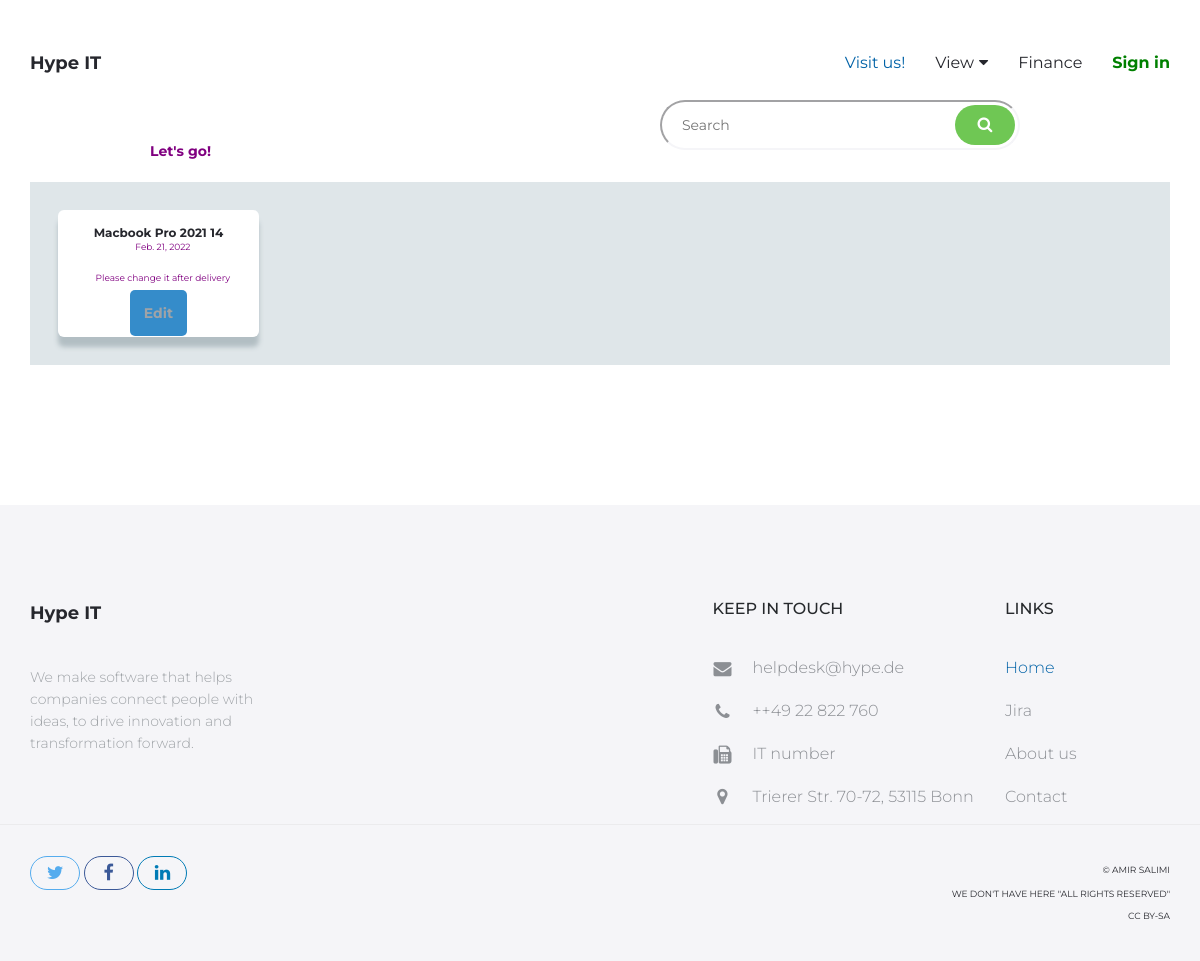
The page /step/warehouse/ on the database its author committed.
### step/models.py (models this page shows, shortened)
class Warehouse(models.Model):
    device = models.ForeignKey(to=Pc, on_delete=models.PROTECT)
    orderer = models.ForeignKey(to=User, on_delete=models.PROTECT)
    price = models.IntegerField()
    orderDate = models.DateField()
    next_step = (
        (1,'Not delivered'),(2,'Got it'),(3,'Idle'),(4,'Wait for the upgrade'),(5,'Wait for repairs'),(6,'Other'),
    )
    status = models.IntegerField(choices=next_step, default=1)
    serialNumber = models.CharField(max_length=50, default='Please change it after delivery')
    comment = models.TextField(blank=True)

### device/models.py (models this page shows)
class Pc(models.Model):
    nickName = models.CharField(max_length=100)
    brand = models.ForeignKey(to='Brand', on_delete=models.PROTECT)
    os = models.ForeignKey(to='Os', on_delete=models.PROTECT)
    type_of_device = (
        (1,'Laptop'),(2,'NUC'),(3,'Server'),(4,'PC'),(5,'All-in-One'),(6,'Other'),
    )
    type = models.IntegerField(choices= type_of_device)
    cpu = models.ForeignKey(to='Cpu', on_delete=models.PROTECT)
    ram = models.ForeignKey(to='Ram', on_delete=models.PROTECT)
    vga = models.ForeignKey(to='Vga', on_delete=models.PROTECT)
    storage = models.CharField(max_length=50)
    display = models.CharField(max_length=50, blank=True)
    other = models.TextField(blank=True)
    def __str__(self):
        return self.nickName

### step/views.py (the view)
# urls.py: path('warehouse/', views.warehouseTaskView),
def warehouseTaskView(request):
    ready = Warehouse.objects.filter(status = 1)
    context = {
        'ready' : ready
    }
    return render(request, 'step/task/warehouse_task.html', context)

### step/templates/step/task/warehouse_task.html (shortened to what this page needs)
{% extends 'account/index.html' %}
{% load widget_tweaks %}
{% block body %}
<main id="main" class="site-main">
    <section class="site-section section-ui-elements">
        <form class="form-group" method="POST" action="{% url 'search-prepared' %}">
            <input type="search" class="aform-control" placeholder="Search" name="searched">
            <button class="btn btn-green" type="submit"><i class="fa fa-search" aria-hidden="true"></i></button>
        </form> <br><br>
        <p style="margin-left: 150px; color: purple; font-weight: bold;">Let's go!</p>
        <div class="container">
            <br class="typography">
            <section class="ainfo-list">
                <div class="aaabox-container">
                    {% if ready %}
                    {% for rg in ready %}
                    <div class="abox">
                        <div class="aname" style="font-size: 12px;">{{ rg.device }}</div>
                        <div class="atext" style="font-size: 9px; color: purple;">{{ rg.orderDate }}</div>
                        <div class="atext" style="font-size: 9px; color: purple;">{{ rg.serialNumber }}</div>
                        <div>
                            <a class="aedit-button" href="/step/edit/{{ rg.id }}">Edit</a>
                        </div>
                    </div>
                    {% endfor %}
                    {% else %}
                    <p style="text-align: center; font-weight: bold; color: green;">Congratulations!<br>There is no
                        task.</p>
                    {% endif %}
                </div>
            </section>
        </div>
    </section>
</main>
{% endblock %}

### account/static/account/css/style.css (style rules this page uses)
a { transition: all 0.25s ease-in-out; -moz-transition: all 0.25s ease-in-out; -webkit-transition: all 0.25s ease-in-out; -o-transition: all 0.25s ease-in-out; -ms-transition: all 0.25s ease-in-out; cursor: pointer; color: #9fa3a7; }
p { margin-bottom: 0; font-size: 14px; font-weight: 300; color: #9fa3a7; line-height: 22px; }
.btn { line-height: 50px; min-width: 200px; font-size: 16px; font-weight: 300; border: 0; border-radius: 50px; color: #26272d; background-color: #fff; padding: 0; transition: color 0.25s ease-in-out, background-color 0.25s ease-in-out; -moz-transition: color 0.25s ease-in-out, background-color 0.25s ease-in-out; -webkit-transition: color 0.25s ease-in-out, background-color 0.25s ease-in-out; -o-transition: color 0.25s ease-in-out, background-color 0.25s ease-in-out; -ms-transition: color 0.25s ease-in-out, background-color 0.25s ease-in-out; }
.btn-green { background-color: #6fc754; color: #fff; }
.form-group { position: relative; margin: 0 auto; width: 100%; right: 15%; }
.form-group .btn { position: absolute; top: 5px; right: 5px; line-height: 40px; min-width: 60px; font-size: 16px; border-radius: 25px; }
html, body { width: 100%; height: 100%; margin: 0; padding: 0; font-family: 'Montserrat', sans-serif; color: #26272d; }
.site-section { padding: 100px 0 140px; }

### account/static/account/css/mystyle.css (style rules this page uses)
.ainfo-list { background-color: #dfe6e9; padding: 2em; }
.ainfo-list .abox { background-color: white; border-radius: 6px; padding: 1em; box-shadow: 0px 10px 5px #b2bec3; text-align: center; }
.abox .aname { font-size: 18px; font-weight: bold; }
.abox .atext { text-align: center; margin-left: 1em; margin-bottom: 2em; }
.aedit-button { background-color: #358cca; border: none; padding: 1em; border-radius: 5px; font-weight: bold; width: 50%; }
.aform-control { border-radius: 25px; height: 50px; padding: 15px 20px; border-color: #f5f5f8; width: 30%; float: right; }
.aaabox-container { display: grid; grid-template-columns: 1fr 1fr 1fr 1fr 1fr; grid-column-gap: 20px; grid-row-gap: 30px; }

### rows shown on the page
Warehouse: device "Macbook Pro 2021 14", orderDate "Feb. 21, 2022", serialNumber "Please change it after delivery"
